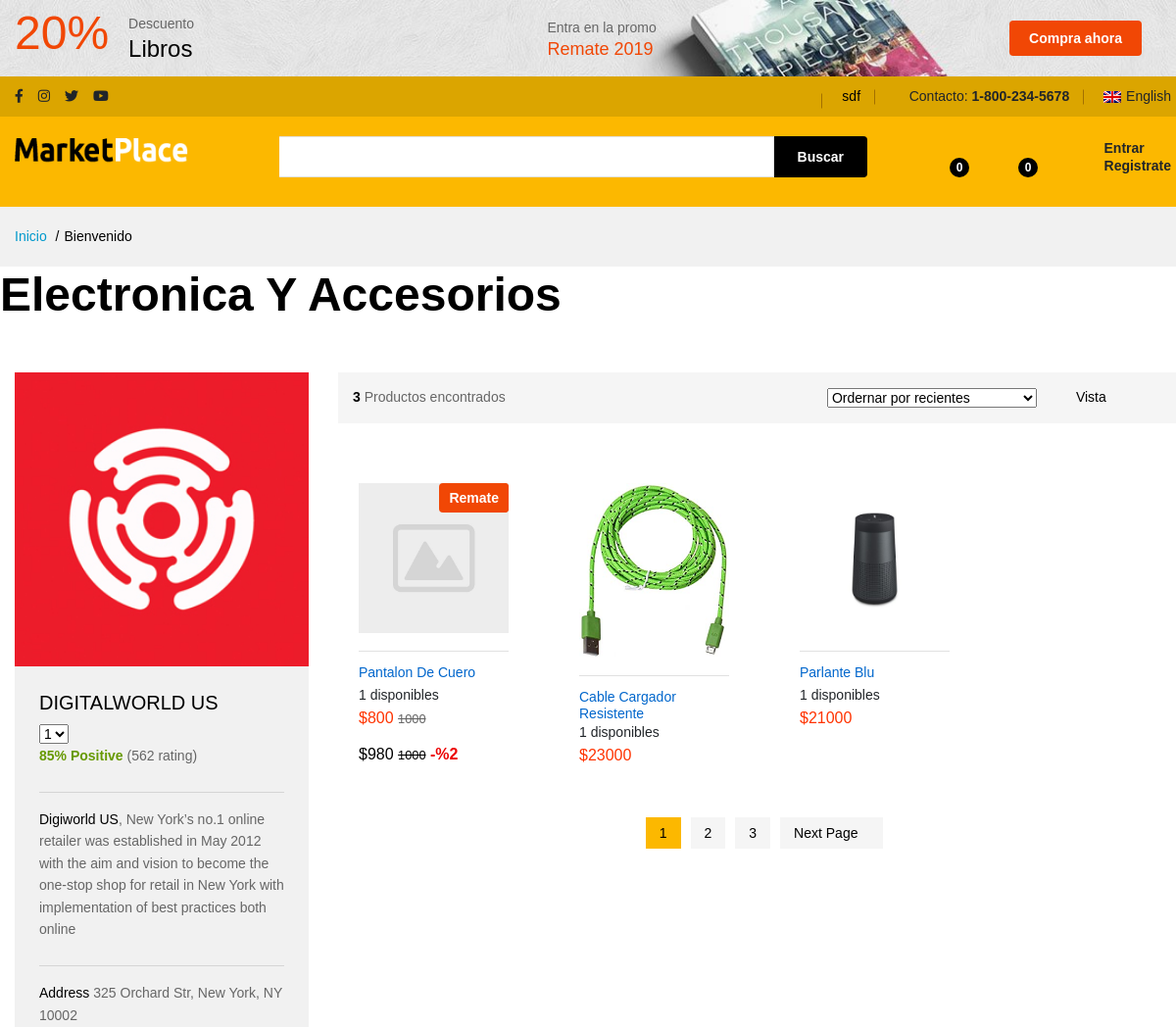
The page /shop-categoria/electronica-y-accesorios/ (upper part) on the database as committed earlier.
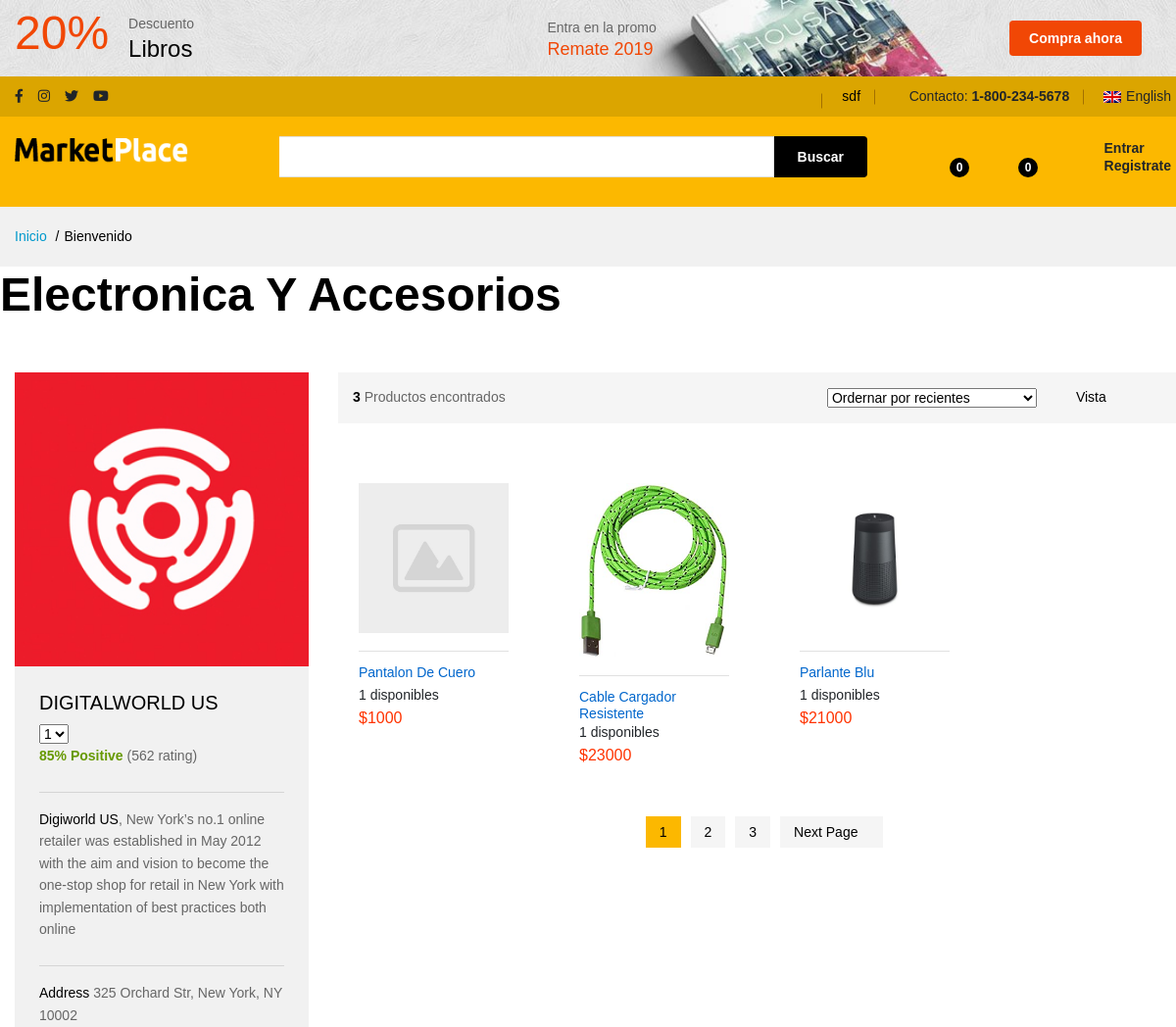
The same page on the database as committed later.
### store/models.py (models this page shows, shortened)
class Product(models.Model):
    category = models.ForeignKey(Category, null=True, blank=True, on_delete=models.SET_NULL)
    subcategory = models.ForeignKey(SubCategory, null=True, blank=True, on_delete=models.SET_NULL)
    created_by = models.ForeignKey(User, null=True, blank=True,  on_delete=models.SET_NULL, related_name='product_creator')
    title = models.CharField(null=True, blank=True,max_length=255)
    author = models.CharField(null=True, blank=True,max_length=255, default='admin')
    description = models.TextField(null=True, blank=True)
    image = models.ImageField(null=False, blank=False,upload_to='images/', default='default.jpg')
    image_2 = models.ImageField(null=True, blank=True,upload_to='images/',  default='default.jpg')
    image_3 = models.ImageField(null=True, blank=True,upload_to='images/',  default='default.jpg')
    image_4 = models.ImageField(null=True, blank=True,upload_to='images/',  default='default.jpg')
    slug = models.SlugField(null=True, blank=True,max_length=255)
    price = models.IntegerField(null=True, blank=True)
    brand = models.CharField(max_length=255, blank=True, null=True)
    sale_price = models.IntegerField(null=True, blank=True)
    disccount_percentage = models.IntegerField(null=True, blank=True)
    in_stock = models.IntegerField(null=True, blank=True,default="")
    is_active = models.BooleanField(null=True, blank=True,default=True)
    sales = models.IntegerField(null=True, blank=True, default=0)
    rating = models.FloatField(null=True, blank=True, default=4.5)
    created = models.DateTimeField(null=True, blank=True,auto_now_add=True)
    updated = models.DateTimeField(null=True, blank=True,auto_now=True)
    objects = models.Manager()
    products = ProductManager()
    @property
    def price_less_disscount(self):
        return (self.price*self.disccount_percentage) // 100
    @property
    def final_price_disscount(self):
        return self.price-self.price_less_disscount
    class Meta:
        verbose_name_plural = 'Products'
        ordering = ('-created',)
    def get_absolute_url(self):
        return reverse('store:product_detail', args=[self.slug])

### store/views.py (the view)
# urls.py: path('shop-categoria/<slug:category_slug>/', views.category_list, name='category_list'),
def category_list(request, category_slug):
    category = get_object_or_404(Category, slug=category_slug)
    products = Product.products.filter(category=category)
    total = products.count()
    context = { 'category': category,
                'products': products,
                'total': total}
    return render(request, "product/category.html", context)

### store/context_processors.py (called while the page is built)
def categories(request):
    return{
        'categories':Category.objects.all()
    }

def subcategories(request):
    return{
        'subcategories':SubCategory.objects.all()
    }

### store/models.py (called while the page is built)
    def get_queryset(self):
        return super(ProductManager, self).get_queryset().filter(is_active=True)

    def get_absolute_url(self):
        return reverse('store:category_list', args=[self.slug])

    def get_absolute_url(self):
        return reverse('store:subcategory_list', args=[self.slug])

### templates/product/category.html (shortened to what the changed rows need)
{% extends "base.html" %}
{% load static %}
{% block content %}
<h1>{{category.name|title}}</h1>
<div class="ps-vendor-store">
    <div class="container">
        <div class="ps-section__container">
            <div class="ps-section__right">
                <div class="ps-shopping ps-tab-root">
                    <div class="ps-tabs">
                        <div class="ps-tab active" id="tab-1">
                            <div class="row">
                                {% for k in products %}
                                     <div class="col-xl-3 col-lg-4 col-md-4 col-sm-6 col-6">
                                    <div class="ps-product">
                                        <div class="ps-product__thumbnail"><a href="{{ k.get_absolute_url }}"><img src="{{ k.image.url }}" alt=""></a>
											{% if k.disccount_percentage > 0 %}
                                                <div class="ps-product__badge">Oferta</div>
											{% endif %}
                                            {% if k.sale_price > 0 %}
                                                <div class="ps-product__badge">Remate</div>
											{% endif %}
                                        </div>
                                        <div class="ps-product__container"><a class="ps-product__vendor" href="#"></a>
                                            <div class="ps-product__content"><a class="ps-product__title" href="{{ k.get_absolute_url }}">{{ k.title|title }}</a>
                                            </select><span>{{k.in_stock }} disponibles </span>
                                                {% if k.sale_price > 0 %}
												    <p class="ps-product__price sale">${{k.sale_price}} <small><del>{{k.price}}</del></small> </p>
											    {% endif %}
                                                {% if k.disccount_percentage > 0 %}
                                                    <p class="ps-product__price">${{ k.final_price_disscount }}  <small><del>{{k.price}}</del></small> <strong style="color:#EC0101;"> -%{{k.disccount_percentage}}</strong></p>
											    {% endif %}
                                                {% if k.sale_price is None and k.disccount_percentage is None %}
                                                    <p class="ps-product__price sale">${{ k.price }} </p>
											    {% endif %}
                                            </div>
                                        </div>
                                    </div>
                                </div>
                                {% endfor %}
                                </div>
                        </div>
                    </div>
                </div>
            </div>
        </div>
    </div>
</div>
{% endblock %}

Rows that differ between the two databases and show on the page:
changed Product "Pantalon De Cuero": sale_price "800" → (not shown); final_price_disscount "980" → (not shown); price "1000" → (not shown); disccount_percentage "2" → (not shown)
